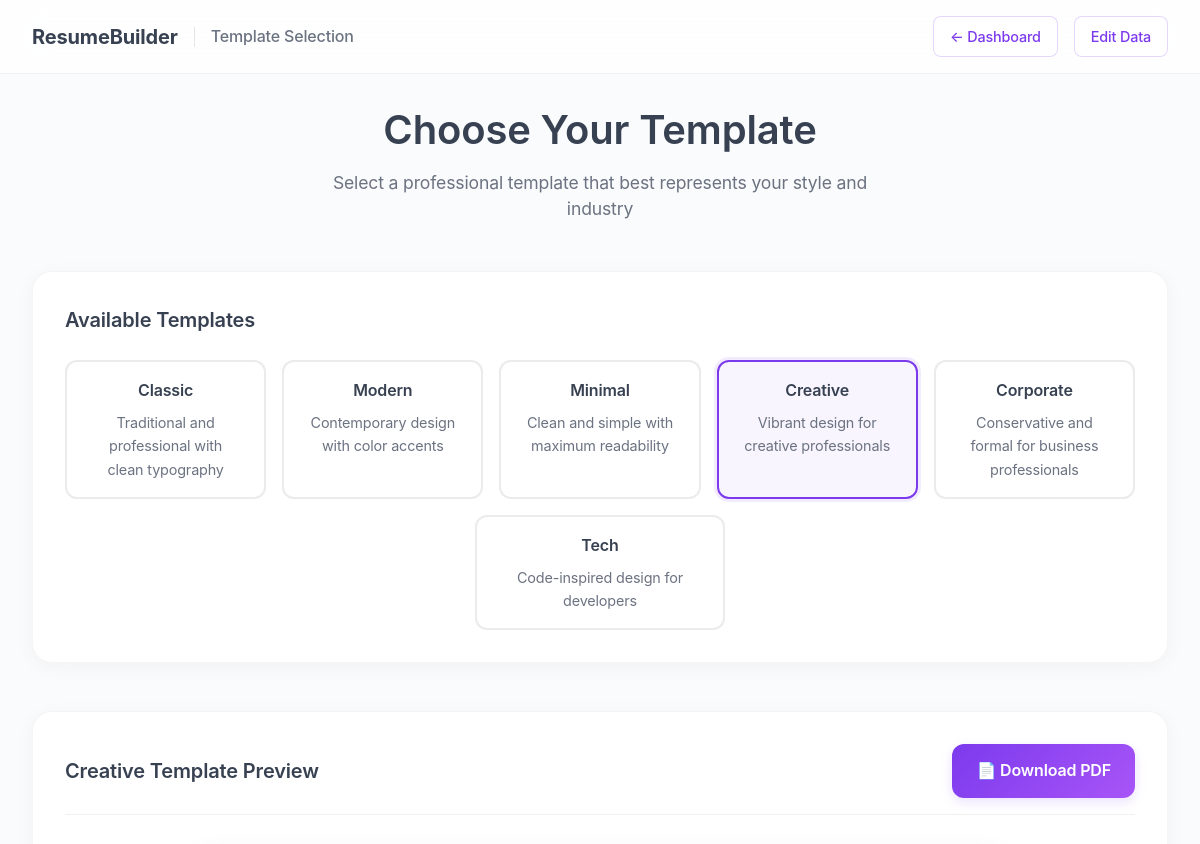
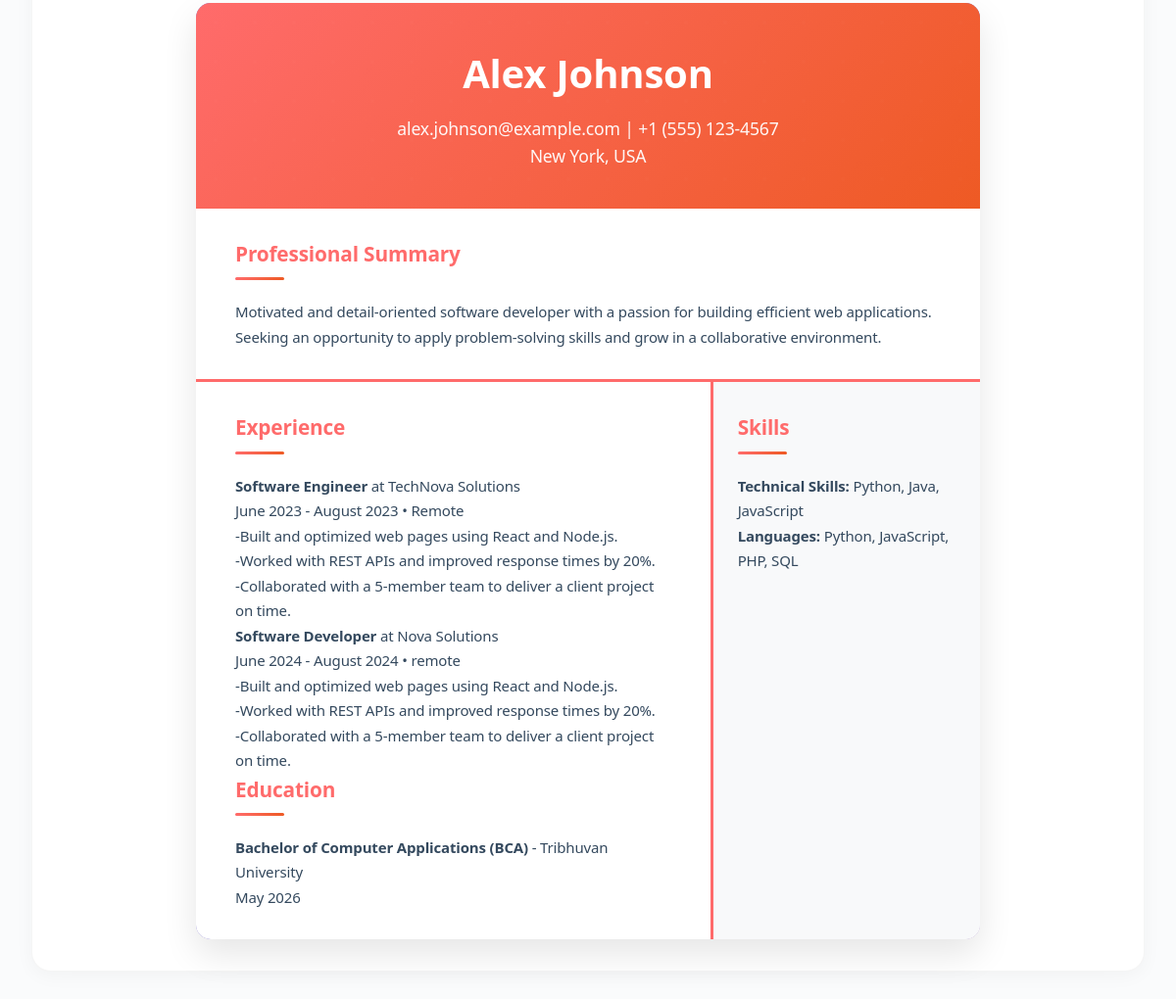
/my_resumes.php?template=creative (signed in), run on the app's committed database (2 pictures, top to bottom).
### tables this page shows
CREATE TABLE resume_data (
    id INTEGER PRIMARY KEY AUTOINCREMENT,
    user_id INTEGER NOT NULL,
    full_name TEXT NOT NULL,
    email TEXT NOT NULL,
    phone TEXT,
    address TEXT,
    summary TEXT,
    experience TEXT,
    education TEXT,
    skills TEXT,
    created_at DATETIME DEFAULT CURRENT_TIMESTAMP,
    FOREIGN KEY (user_id) REFERENCES users (id)
);

### formats/templates.php (the view, shortened to what this page needs)
<?php
function parseExperience($experience) {
    $formatted = '';
    $lines = explode("\n", $experience);
    $currentJob = '';
    foreach ($lines as $line) {
        $line = trim($line);
        if (empty($line)) continue;
        if (preg_match('/^(.+?)\s*-\s*(.+?)\s*\((.+?)\)(?:\s*-\s*(.+?))?$/', $line, $matches)) {
            if ($currentJob) $formatted .= '</div>';
            $jobTitle = trim($matches[1]);
            $company = trim($matches[2]);
            $dates = trim($matches[3]);
            $location = isset($matches[4]) ? trim($matches[4]) : '';
            $formatted .= '<div class="job-entry">';
            $formatted .= '<div class="job-header">';
            $formatted .= '<div class="job-title-company">';
            $formatted .= '<strong class="job-title">' . htmlspecialchars($jobTitle) . '</strong>';
            $formatted .= '<span class="company"> at ' . htmlspecialchars($company) . '</span>';
            $formatted .= '</div>';
            $formatted .= '<div class="job-meta">';
            $formatted .= '<span class="dates">' . htmlspecialchars($dates) . '</span>';
            if ($location) $formatted .= '<span class="location"> • ' . htmlspecialchars($location) . '</span>';
            $formatted .= '</div>';
            $formatted .= '</div>';
            $currentJob = true;
        } else {
            if ($currentJob) {
                $formatted .= '<div class="job-description">' . htmlspecialchars($line) . '</div>';
            }
        }
    }
    if ($currentJob) $formatted .= '</div>';
    return $formatted;
}
function parseEducation($education) {
    $formatted = '';
    $lines = explode("\n", $education);
    $currentEdu = '';
    foreach ($lines as $line) {
        $line = trim($line);
        if (empty($line)) continue;
        if (preg_match('/^(.+?)\s*-\s*(.+?)\s*\((.+?)\)(?:\s*-\s*GPA:\s*(.+?))?$/', $line, $matches)) {
            $degree = trim($matches[1]);
            $school = trim($matches[2]);
            $dates = trim($matches[3]);
            $gpa = isset($matches[4]) ? trim($matches[4]) : '';
            $formatted .= '<div class="edu-entry">';
            $formatted .= '<div class="edu-header">';
            $formatted .= '<div class="degree-school">';
            $formatted .= '<strong class="degree">' . htmlspecialchars($degree) . '</strong>';
            $formatted .= '<span class="school"> - ' . htmlspecialchars($school) . '</span>';
            $formatted .= '</div>';
            $formatted .= '<div class="edu-meta">';
            $formatted .= '<span class="dates">' . htmlspecialchars($dates) . '</span>';
            $formatted .= '</div>';
            $formatted .= '</div>';
            $currentEdu = true;
        } else {
            if ($currentEdu) {
                $formatted .= '<div class="edu-description">' . htmlspecialchars($line) . '</div>';
            }
        }
    }
    if ($currentEdu) $formatted .= '</div>';
    return $formatted;
}
function parseSkills($skills) {
    $formatted = '';
    $lines = explode("\n", $skills);
    foreach ($lines as $line) {
        $line = trim($line);
        if (preg_match('/^(.+?):\s*(.+)$/', $line, $matches)) {
            $category = trim($matches[1]);
            $items = trim($matches[2]);
            $formatted .= '<div class="skill-category">';
            $formatted .= '<strong class="skill-title">' . htmlspecialchars($category) . ':</strong> ';
            $formatted .= '<span class="skill-items">' . htmlspecialchars($items) . '</span>';
            $formatted .= '</div>';
        }
    }
    return $formatted;
}
function generateCreativeTemplate($data) {
    return '<div class="creative">
        <div class="header">
            <div class="name">' . htmlspecialchars($data['full_name']) . '</div>
            <div class="contact">' . htmlspecialchars($data['email']) . ' | ' . htmlspecialchars($data['phone']) . '<br>' . htmlspecialchars($data['address']) . '</div>
        </div>
        <div class="summary-section">
            <div class="section-title">Professional Summary</div>
            <div class="content">' . nl2br(htmlspecialchars($data['summary'])) . '</div>
        </div>
        <div class="two-column">
            <div class="main-column">
                <div class="section">
                    <div class="section-title">Experience</div>
                    <div class="content">' . parseExperience($data['experience']) . '</div>
                </div>
                <div class="section">
                    <div class="section-title">Education</div>
                    <div class="content">' . parseEducation($data['education']) . '</div>
                </div>
            </div>
            <div class="side-column">
                <div class="section">
                    <div class="section-title">Skills</div>
                    <div class="content">' . parseSkills($data['skills']) . '</div>
                </div>
            </div>
        </div>
    </div>';
}
?>

### public/assets/style.css (style rules this page uses)
:root { --primary-color: #374151; --primary-light: #4b5563; --accent-color: #7c3aed; --accent-hover: #6d28d9; --accent-light: #a78bfa; --success-color: #10b981; --success-hover: #059669; --warning-color: #f59e0b; --danger-color: #ef4444; --text-dark: #111827; --text-medium: #6b7280; --text-light: #9ca3af; --bg-light: #f9fafb; --bg-white: #ffffff; --bg-purple-light: rgba(124, 58, 237, 0.05); --border-color: #e5e7eb; --shadow: 0 4px 6px -1px rgba(0, 0, 0, 0.1), 0 2px 4px -1px rgba(0, 0, 0, 0.06); --shadow-hover: 0 10px 15px -3px rgba(0, 0, 0, 0.1), 0 4px 6px -2px rgba(0, 0, 0, 0.05); --shadow-purple: 0 4px 20px rgba(124, 58, 237, 0.15); --border-radius: 8px; --transition: all 0.3s ease; --gradient-purple: linear-gradient(135deg, #7c3aed, #a855f7); --gradient-success: linear-gradient(135deg, #10b981, #34d399); }
* { margin: 0; padding: 0; box-sizing: border-box; }
body { font-family: 'Segoe UI', Tahoma, Geneva, Verdana, sans-serif; line-height: 1.6; color: var(--text-dark); background-color: var(--bg-light); }

### public/my_resumes.php (style rules this page uses)
body { background: #fafbfc; font-family: -apple-system, BlinkMacSystemFont, 'Segoe UI', 'Roboto', 'Oxygen', 'Ubuntu', 'Cantarell', sans-serif; letter-spacing: -0.01em; }
.creative { font-family: 'Segoe UI', 'Arial', sans-serif; max-width: 800px; margin: 0 auto; padding: 0; line-height: 1.6; color: #2c3e50; background: linear-gradient(135deg, #667eea 0%, #764ba2 100%); border-radius: 15px; overflow: hidden; box-shadow: 0 15px 35px rgba(0,0,0,0.1); }
.creative .header { background: linear-gradient(135deg, #ff6b6b, #ee5a24); color: white; padding: 40px; text-align: center; position: relative; }
.creative .header::before { content: ''; position: absolute; top: 0; left: 0; right: 0; bottom: 0; opacity: 0.1; }
.creative .name { font-size: 2.5rem; font-weight: 700; margin-bottom: 10px; position: relative; z-index: 1; }
.creative .contact { font-size: 1.1rem; position: relative; z-index: 1; opacity: 0.95; }
.creative .summary-section { background: white; padding: 30px 40px; border-bottom: 3px solid #ff6b6b; }
.creative .two-column { display: flex; background: white; }
.creative .main-column { flex: 2; padding: 30px 40px; }
.creative .side-column { flex: 1; background: #f8f9fa; padding: 30px 25px; border-left: 3px solid #ff6b6b; }
.creative .section-title { font-size: 1.3rem; font-weight: 700; color: #ff6b6b; margin-bottom: 20px; position: relative; padding-bottom: 10px; }
.creative .section-title::after { content: ''; position: absolute; bottom: 0; left: 0; width: 50px; height: 3px; background: linear-gradient(90deg, #ff6b6b, #ee5a24); border-radius: 2px; }
.creative .content { font-size: 15px; line-height: 1.7; color: #34495e; }

### data on the page
resume_data: full_name "Alex Johnson", email "alex.johnson@example.com", phone "+1 (555) 123-4567", address "New York, USA", summary "Motivated and detail-oriented software developer with a passion for building efficient web applications. Seeking an opportunity to apply problem-solving skills and grow in a collaborative environment.", experience "-Built and optimized web pages using React and Node.js.", experience "-Worked with REST APIs and improved response times by 20%.", experience "-Collaborated with a 5-member team to deliver a client project on time."

### other printed values
$selected_template "Creative"
$jobTitle "Software Engineer"
$company "TechNova Solutions"
$dates "June 2023 - August 2023"
$location "Remote"
$jobTitle "Software Developer"
$company "Nova Solutions"
$dates "June 2024 - August 2024"
$location "remote"
$degree "Bachelor of Computer Applications (BCA)"
$school "Tribhuvan University"
$dates "May 2026"
$category "Technical Skills"
$items "Python, Java, JavaScript"
$category "Languages"
